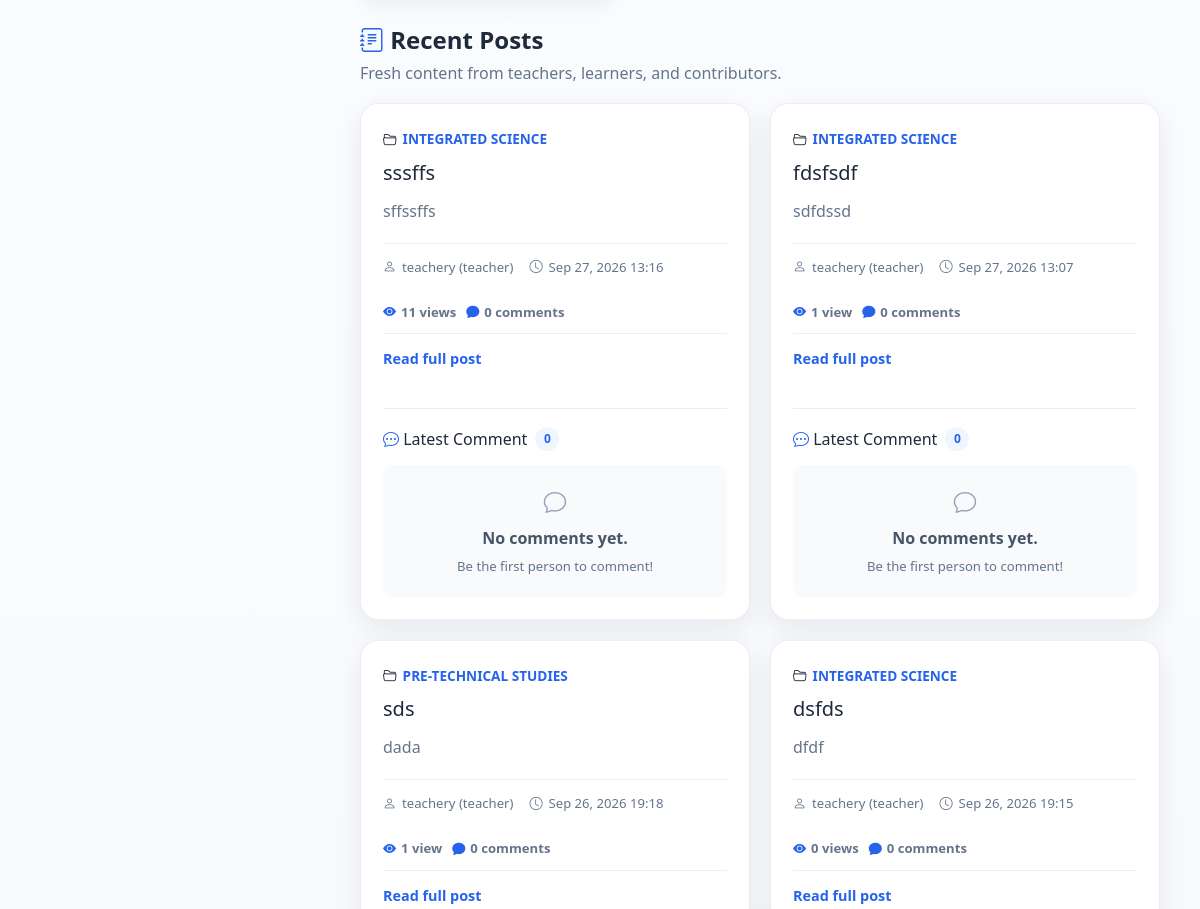
The app's page / (middle part), older data.
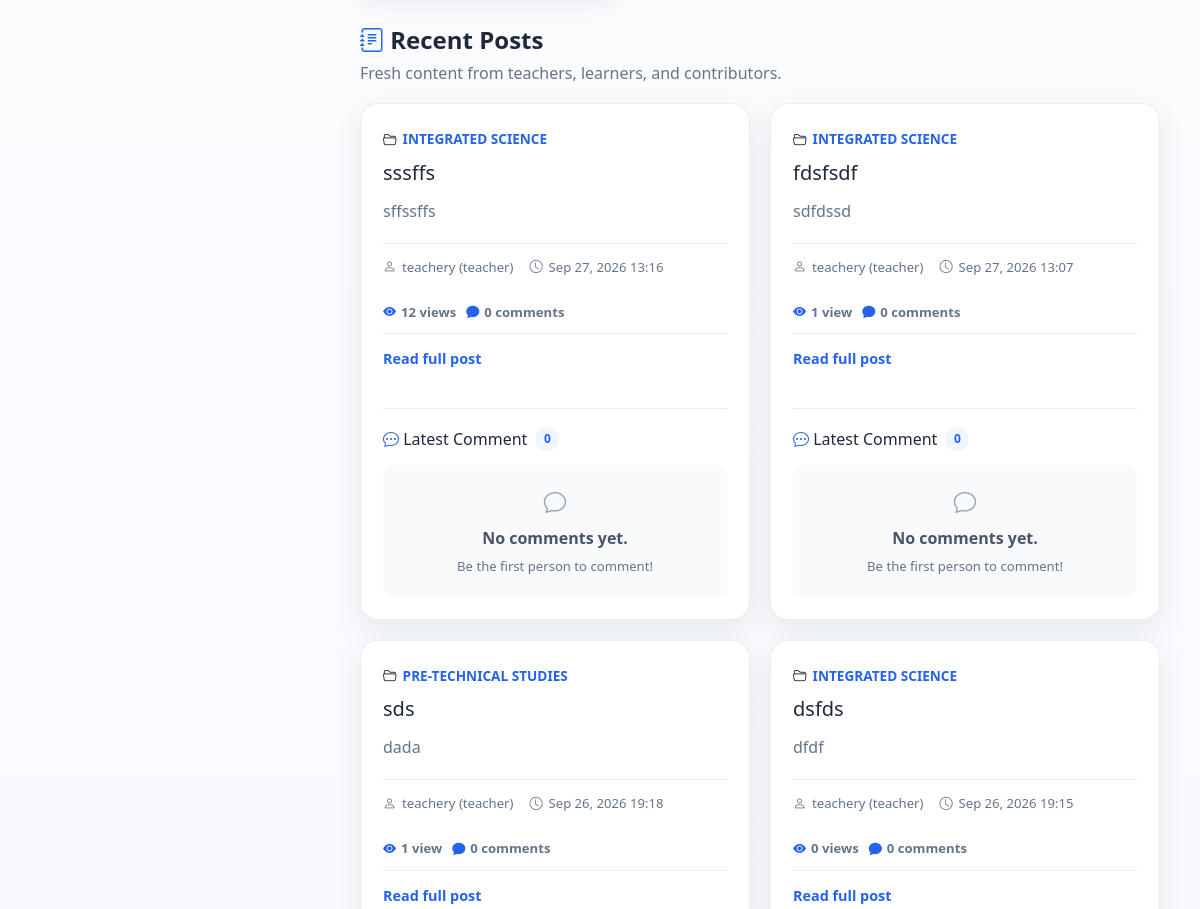
The same page, newer data.
### blog/models.py (models this page shows, shortened)
class Post(models.Model):
    STATUS_CHOICES = [
        ("draft", "Draft"),
        ("published", "Published"),
    ]
    title = models.CharField(
        max_length=200
    )
    slug = models.SlugField(
        max_length=200,
        unique=True,
        blank=True
    )
    category = models.ForeignKey(
        Category,
        on_delete=models.CASCADE
    )
    tags = models.ManyToManyField(
        Tag,
        blank=True
    )
    excerpt = models.TextField(
        max_length=500
    )
    content = CKEditor5Field(
        "Content",
        config_name="default"
    )
    school = models.ForeignKey(
        "schools.School",
        on_delete=models.CASCADE,
        related_name="posts",
        null=True,
        blank=True
    )
    target_classes = models.ManyToManyField(
        "schools.SchoolClass",
        blank=True,
        related_name="posts"
    )
    author = models.ForeignKey(
        User,
        on_delete=models.CASCADE,
        related_name="posts"
    )
    approved = models.BooleanField(
        default=False
    )
    is_featured = models.BooleanField(
        default=False
    )
    video = models.FileField(
        upload_to="videos/",
        blank=True,
        null=True
    )
    youtube_url = models.URLField(
        blank=True,
        null=True
    )
    view_count = models.PositiveIntegerField(
        default=0
    )
    likes = models.ManyToManyField(
        User,
        related_name="liked_posts",
        blank=True
    )
    status = models.CharField(
        max_length=10,
        choices=STATUS_CHOICES,
        default="draft"
    )
    created_at = models.DateTimeField(
        auto_now_add=True
    )
    updated_at = models.DateTimeField(
        auto_now=True
    )
    visible_to_all = models.BooleanField(
        default=False
    )
    class Meta:
        ordering = ["-created_at"]
        indexes = [
            models.Index(
                fields=["school"]
            ),
            models.Index(
                fields=["status", "approved"]
            ),
        ]

class Category(models.Model):
    name = models.CharField(
        max_length=100,
        unique=True
    )
    slug = models.SlugField(
        max_length=110,
        unique=True,
        blank=True
    )
    class Meta:
        verbose_name_plural = "Categories"
        ordering = ["name"]

### accounts/models.py (models this page shows, shortened)
class User(AbstractUser):
    ROLE_CHOICES = [
        ("school_admin", "School Admin"),
        ("teacher", "Teacher"),
        ("student", "Student"),
        ("parent", "Parent"),
    ]
    role = models.CharField(
        max_length=20,
        choices=ROLE_CHOICES,
        default="student",
        db_index=True,
    )
    school = models.ForeignKey(
        "schools.School",
        on_delete=models.CASCADE,
        related_name="users",
        null=True,
        blank=True,
    )
    school_class = models.ForeignKey(
        "schools.SchoolClass",
        on_delete=models.SET_NULL,
        related_name="students",
        null=True,
        blank=True,
    )
    teacher_role = models.ForeignKey(
        "TeacherRole",
        on_delete=models.SET_NULL,
        null=True,
        blank=True,
        related_name="teachers",
    )
    admission_number = models.CharField(
        max_length=30,
        unique=True,
        blank=True,
        null=True,
        db_index=True,
    )
    employee_number = models.CharField(
        max_length=30,
        unique=True,
        blank=True,
        null=True,
        db_index=True,
    )
    tsc_number = models.CharField(
        max_length=30,
        blank=True,
        null=True,
    )
    phone_number = models.CharField(max_length=20, blank=True)
    profile_picture = models.ImageField(upload_to="profiles/", blank=True, null=True)
    date_of_birth = models.DateField(blank=True, null=True)
    is_verified = models.BooleanField(default=False)
    created_at = models.DateTimeField(default=timezone.now)
    updated_at = models.DateTimeField(auto_now=True)
    @property
    def full_name(self):
        return self.get_full_name() or self.username
    def __str__(self):
        return f"{self.full_name} ({self.role})"

### blog/views.py (the view)
# urls.py: path("", views.library_home, name="home"),
def home(request):
    user_id = (
        request.user.pk
        if request.user.is_authenticated
        else None
    )
    comments_queryset = (
        Comment.objects
        .select_related("author")
        .prefetch_related("liked_by")
        .order_by("created_at")
    )
    posts_qs = (
        Post.objects
        .select_related(
            "author",
            "category",
        )
        .prefetch_related(
            "tags",
            "images",
            "attachments",          # <-- NEW
            "likes",
            Prefetch(
                "comments",
                queryset=comments_queryset[:20],
                to_attr="home_comments",
            ),
        )
        .order_by(
            "-created_at"
        )
    )
    posts = []
    for post in posts_qs:
        comments = getattr(
            post,
            "home_comments",
            []
        )
        for comment in comments:
            if user_id:
                comment.liked_by_current_user = any(
                    user.pk == user_id
                    for user in comment.liked_by.all()
                )
            else:
                comment.liked_by_current_user = False
            comment.likes_count = (
                comment.liked_by.count()
            )
        comments_count = (
            Comment.objects
            .filter(post=post)
            .count()
        )
        is_liked = (
            bool(user_id)
            and post.likes.filter(
                pk=user_id
            ).exists()
        )
        likes_count = post.likes.count()
        views_count = post.view_count
        can_edit = can_manage_post(
            request,
            post
        )
        can_delete = can_edit
        posts.append({
            "post": post,
            "comments": comments,
            "comments_count": comments_count,
            "likes_count": likes_count,
            "views_count": views_count,
            "is_liked": is_liked,
            "can_edit": can_edit,
            "can_delete": can_delete,
        })
    categories = (
        Category.objects
        .all()
        .order_by("name")
    )
    featured_post = (
        Post.objects
        .filter(
            is_featured=True
        )
        .select_related(
            "author",
            "category",
        )
        .prefetch_related(
            "tags",
            "images",
            "attachments",          # <-- NEW
        )
        .order_by(
            "-created_at"
        )
        .first()
    )
    context = {
        "posts": posts,
        "categories": categories,
        "featured_post": featured_post,
    }
    return render(
        request,
        "home.html",
        context
    )

### blog/views.py (called while the page is built)
def get_user_role(request):
    return getattr(
        request.user,
        "role",
        None
    )

def can_manage_post(
    request,
    post
):
    user_role = get_user_role(request)
    return (
        request.user.is_authenticated
        and (
            request.user.is_superuser
            or user_role == "school_admin"
            or (
                user_role == "teacher"
                and post.author_id == request.user.pk
            )
        )
    )

### blog/templates/home.html (shortened to what the changed rows need)
{% extends "base.html" %}
{% block content %}
<div class="home-container">
    <section class="posts-section">
        <div class="section-head">
            <h2>
                <i class="bi bi-journal-text"></i>
                Recent Posts
            </h2>
        </div>
        {% if posts %}
            <div class="posts-grid">
                {% for item in posts %}
                    <article
                        class="post-card"
                        id="post-{{ item.post.pk }}"
                    >
                        <div class="post-card-body">
                            {% if item.post.category %}
                                <div class="post-category">
                                    <i class="bi bi-folder2-open"></i>
                                    <a
                                        href="{% url 'blog:category_post' item.post.category.slug %}"
                                    >
                                        {{ item.post.category.name }}
                                    </a>
                                </div>
                            {% endif %}
                            <h3 class="post-title">
                                {{ item.post.title }}
                            </h3>
                            {% if item.post.excerpt %}
                                <p class="post-excerpt">
                                    {{ item.post.excerpt|truncatewords:30 }}
                                </p>
                            {% endif %}
                            <div class="post-meta">
                                <span>
                                    <i class="bi bi-person"></i>
                                    {{ item.post.author }}
                                </span>
                                <span>
                                    <i class="bi bi-clock"></i>
                                    {{ item.post.created_at|date:"M d, Y H:i" }}
                                </span>
                            </div>
                            <div class="post-statistics">
                                <span class="post-stat">
                                    <i class="bi bi-eye-fill"></i>
                                    {{ item.views_count }}
                                    {% if item.views_count == 1 %}
                                        view
                                    {% else %}
                                        views
                                    {% endif %}
                                </span>
                                <span class="post-stat">
                                    <i class="bi bi-chat-fill"></i>
                                    {{ item.comments_count }}
                                    {% if item.comments_count == 1 %}
                                        comment
                                    {% else %}
                                        comments
                                    {% endif %}
                                </span>
                            </div>
                            <a
                                href="{% url 'blog:post_detail' item.post.slug %}"
                                class="read-more-link"
                            >
                                Read full post
                            </a>
                        </div>
                        <div class="comments-section">
                            <div class="comments-heading">
                                <h4>
                                    <i class="bi bi-chat-dots"></i>
                                    Latest Comment
                                </h4>
                                <span class="comment-count">
                                    {{ item.comments_count }}
                                </span>
                            </div>
                            {% with latest=item.comments|last %}
                                {% if latest %}
                                    <div class="comments-list">
                                        <div class="comment">
                                            <div class="comment-header">
                                                <div class="comment-author">
                                                    <i class="bi bi-person-circle"></i>
                                                    <strong>
                                                        {{ latest.author.username }}
                                                    </strong>
                                                </div>
                                                <small>
                                                    {{ latest.created_at|date:"M d, Y H:i" }}
                                                </small>
                                            </div>
                                            <div class="comment-text">
                                                {{ latest.text|safe }}
                                            </div>
                                        </div>
                                    </div>
                                {% else %}
                                    <div class="no-comments">
                                        <i class="bi bi-chat"></i>
                                        <p>
                                            No comments yet.
                                        </p>
                                        <span>
                                            Be the first person to comment!
                                        </span>
                                    </div>
                                {% endif %}
                            {% endwith %}
                        </div>
                    </article>
                {% endfor %}
            </div>
        {% endif %}
    </section>
</div>
{% endblock %}

Row changes from the older to the newer data that the page shows:
changed Post "sssffs": views_count "11" → "12"
